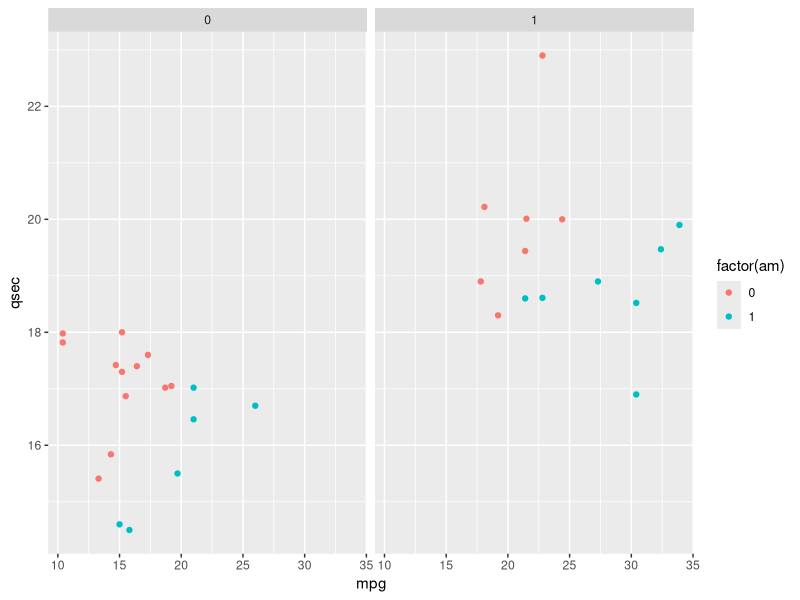

Source code (R):
# install.packages("languageserver",repos = "http://cran.us.r-project.org")
library(ggplot2)

ggplot(data = mtcars) +
  geom_point(aes(mpg, qsec, colour = factor(am))) +
  facet_grid(~vs)